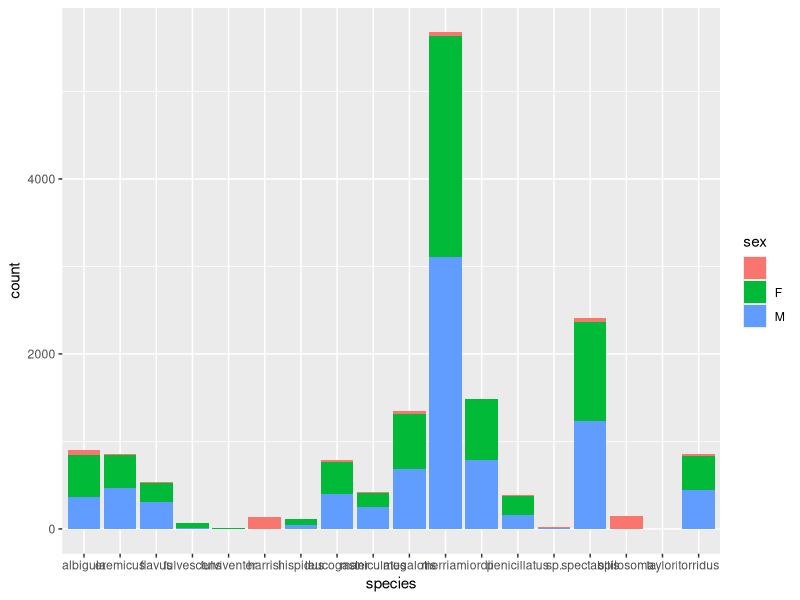

This chart was generated by the following R code: (Note: this script raises an error after producing the figure.)
## ---- chunk 1
library(ggplot2)
library(dplyr)
rodents <- read.csv("data/surveys_complete_77_89.csv")
rodents <- rodents %>% filter(taxa == "Rodent")
## ---- chunk 2
ggplot(rodents, aes(x = species, fill = sex))+
  geom_bar()
## ---- chunk 3
rodents_subset <- rodents %>%
  filter(species == c("ordii", "spectabilis"),
         sex == c("F", "M"))
## ---- chunk 4
## Adding common names
common_names <- data.frame(species = unique(rodents_subset$species), common_name = c("Ord's", "Banner-tailed"))
common_names
## ---- chunk 5
common_names <- data.frame(species = sort(unique(rodents_subset$species)), common_name = c("Ord's", "Banner-Tailed"))
common_names
rodents_subset <- left_join(rodents_subset, common_names)
## ---- chunk 6
rodents_subset <- rodents_subset %>%
  mutate(date = lubridate(paste(year, month, day, sep = "-")))
## ---- chunk 7
test <- rodents_subset %>%
  mutate(date = lubridate::as_date(paste(day, month, year)))
## ---- chunk 8
rodents_subset <- rodents_subset %>%
  mutate(date = lubridate::ymd(paste(year, month, day, sep = "-")))
## ---- chunk 9
weight_model <- lm(weight ~ common_name + sex, data = rodents_subset)
summary(weight_model) 
## ---- chunk 10
rodents_subset %>%
  ggplot(aes(y = weight, x = common_name, fill = sex)) +
  geom_boxplot()
## ---- chunk 11
table(rodents_subset$sex, rodents_subset$species)
## ---- chunk 12
table(rodents$sex, rodents$species)
## ---- chunk 13
# Mickey's reprex script

# Load necessary packages to run the code
library(ggplot2)

rodents_subset %>%
  ggplot(aes(y = weight, x = common_name, fill = sex)) +
  geom_boxplot() # wait, why does this look weird?

# Investigate
table(rodents_subset$sex, rodents_subset$species)
table(rodents$sex, rodents$species)
